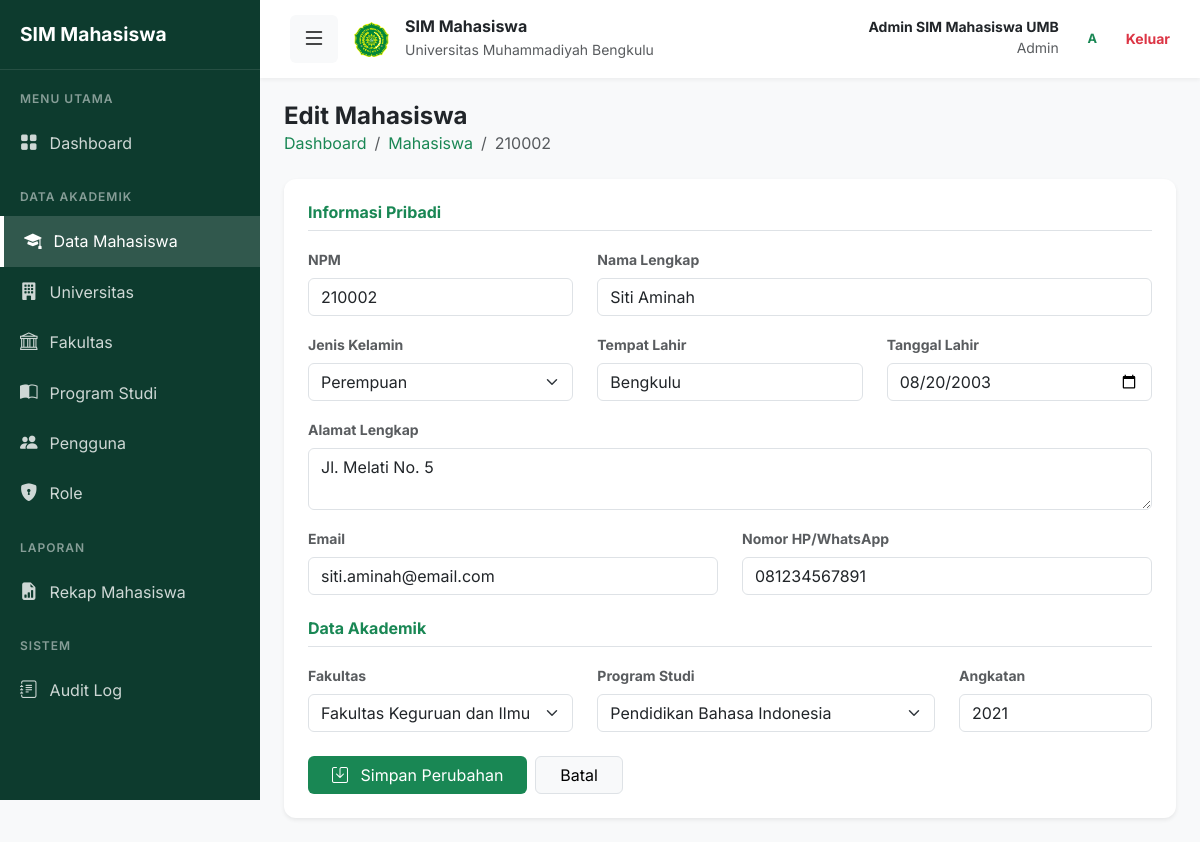
Screenshot of /mahasiswa/edit.php?id=2 (signed in) with the database file from the repository.
### tables this page shows
CREATE TABLE IF NOT EXISTS mahasiswa (
    id INT AUTO_INCREMENT PRIMARY KEY,
    npm VARCHAR(20) NOT NULL UNIQUE,
    nama_mahasiswa VARCHAR(100) NOT NULL,
    jenis_kelamin ENUM('Laki-laki', 'Perempuan') NOT NULL,
    tempat_lahir VARCHAR(100),
    tanggal_lahir DATE,
    alamat TEXT,
    email VARCHAR(100),
    nomor_hp VARCHAR(20),
    prodi_id INT NOT NULL,
    angkatan INT NOT NULL,
    created_at TIMESTAMP DEFAULT CURRENT_TIMESTAMP,
    FOREIGN KEY (prodi_id) REFERENCES program_studi(id) ON DELETE CASCADE
);

CREATE TABLE IF NOT EXISTS fakultas (
    id INT AUTO_INCREMENT PRIMARY KEY,
    universitas_id INT NOT NULL,
    kode_fakultas VARCHAR(20) NOT NULL,
    nama_fakultas VARCHAR(100) NOT NULL,
    created_at TIMESTAMP DEFAULT CURRENT_TIMESTAMP,
    FOREIGN KEY (universitas_id) REFERENCES universitas(id) ON DELETE CASCADE,
    UNIQUE(universitas_id, kode_fakultas)
);

CREATE TABLE IF NOT EXISTS program_studi (
    id INT AUTO_INCREMENT PRIMARY KEY,
    fakultas_id INT NOT NULL,
    kode_prodi VARCHAR(20) NOT NULL,
    nama_prodi VARCHAR(100) NOT NULL,
    jenjang VARCHAR(20) NOT NULL,
    status_prodi ENUM('Aktif', 'Tidak Aktif') DEFAULT 'Aktif',
    created_at TIMESTAMP DEFAULT CURRENT_TIMESTAMP,
    FOREIGN KEY (fakultas_id) REFERENCES fakultas(id) ON DELETE CASCADE,
    UNIQUE(fakultas_id, kode_prodi)
);

### includes/functions.php (called while the page is built, shortened)
<?php
function h($string) {
    return htmlspecialchars($string, ENT_QUOTES, 'UTF-8');
}
?>

### mahasiswa/edit.php (the view, shortened to what this page needs)
<?php
require_once '../config/database.php';
require_once '../includes/functions.php';
$id = $_GET['id'] ?? null;
$stmt = $pdo->prepare("SELECT m.*, f.id as fakultas_id FROM mahasiswa m JOIN program_studi p ON m.prodi_id = p.id JOIN fakultas f ON p.fakultas_id = f.id WHERE m.id = ?");
$stmt->execute([$id]);
$m = $stmt->fetch();
$fakultas = $pdo->query("SELECT id, nama_fakultas FROM fakultas ORDER BY nama_fakultas ASC")->fetchAll();
$prodi = $pdo->query("SELECT id, nama_prodi, fakultas_id FROM program_studi ORDER BY nama_prodi ASC")->fetchAll();
require_once '../includes/header.php';
?>
<div class="mb-4">
    <h4 class="fw-bold text-hijau-tua mb-0">Edit Mahasiswa</h4>
    <nav aria-label="breadcrumb">
        <ol class="breadcrumb small mb-0">
            <li class="breadcrumb-item"><a href="../dashboard.php" class="text-decoration-none text-success">Dashboard</a></li>
            <li class="breadcrumb-item"><a href="index.php" class="text-decoration-none text-success">Mahasiswa</a></li>
            <li class="breadcrumb-item active" aria-current="page"><?= h($m['npm']) ?></li>
        </ol>
    </nav>
</div>
<div class="card card-custom border-0 shadow-sm bg-white">
    <div class="card-body p-4">
        <form action="" method="POST">
            <h6 class="fw-bold mb-3 text-success border-bottom pb-2">Informasi Pribadi</h6>
            <div class="row mb-3">
                <div class="col-md-4">
                    <label class="form-label small fw-bold text-muted">NPM</label>
                    <input type="text" name="npm" class="form-control" value="<?= h($m['npm']) ?>" required>
                </div>
                <div class="col-md-8">
                    <label class="form-label small fw-bold text-muted">Nama Lengkap</label>
                    <input type="text" name="nama_mahasiswa" class="form-control" value="<?= h($m['nama_mahasiswa']) ?>" required>
                </div>
            </div>
            <div class="row mb-3">
                <div class="col-md-4">
                    <label class="form-label small fw-bold text-muted">Jenis Kelamin</label>
                    <select name="jenis_kelamin" class="form-select" required>
                        <option value="Perempuan" <?= $m['jenis_kelamin'] === 'Perempuan' ? 'selected' : '' ?>>Perempuan</option>
                    </select>
                </div>
                <div class="col-md-4">
                    <label class="form-label small fw-bold text-muted">Tempat Lahir</label>
                    <input type="text" name="tempat_lahir" class="form-control" value="<?= h($m['tempat_lahir']) ?>">
                </div>
                <div class="col-md-4">
                    <label class="form-label small fw-bold text-muted">Tanggal Lahir</label>
                    <input type="date" name="tanggal_lahir" class="form-control" value="<?= h($m['tanggal_lahir']) ?>">
                </div>
            </div>
            <div class="mb-3">
                <label class="form-label small fw-bold text-muted">Alamat Lengkap</label>
                <textarea name="alamat" class="form-control" rows="2"><?= h($m['alamat']) ?></textarea>
            </div>
            <div class="row mb-4">
                <div class="col-md-6">
                    <label class="form-label small fw-bold text-muted">Email</label>
                    <input type="email" name="email" class="form-control" value="<?= h($m['email']) ?>">
                </div>
                <div class="col-md-6">
                    <label class="form-label small fw-bold text-muted">Nomor HP/WhatsApp</label>
                    <input type="text" name="nomor_hp" class="form-control" value="<?= h($m['nomor_hp']) ?>">
                </div>
            </div>
            <h6 class="fw-bold mb-3 text-success border-bottom pb-2">Data Akademik</h6>
            <div class="row mb-4">
                <div class="col-md-4">
                    <label class="form-label small fw-bold text-muted">Fakultas</label>
                    <select id="fakultas_id" class="form-select" required>
                        <?php foreach ($fakultas as $f): ?>
                            <option value="<?= $f['id'] ?>" <?= $m['fakultas_id'] == $f['id'] ? 'selected' : '' ?>><?= h($f['nama_fakultas']) ?></option>
                        <?php endforeach; ?>
                    </select>
                </div>
                <div class="col-md-5">
                    <label class="form-label small fw-bold text-muted">Program Studi</label>
                    <select name="prodi_id" id="prodi_id" class="form-select" required>
                        <?php foreach ($prodi as $p): ?>
                            <?php if ($p['fakultas_id'] == $m['fakultas_id']): ?>
                                <option value="<?= $p['id'] ?>" <?= $m['prodi_id'] == $p['id'] ? 'selected' : '' ?>><?= h($p['nama_prodi']) ?></option>
                            <?php endif; ?>
                        <?php endforeach; ?>
                    </select>
                </div>
                <div class="col-md-3">
                    <label class="form-label small fw-bold text-muted">Angkatan</label>
                    <input type="number" name="angkatan" class="form-control" value="<?= h($m['angkatan']) ?>" required>
                </div>
            </div>
            <div class="d-flex gap-2">
                <button type="submit" class="btn btn-hijau px-4">
                    <i class="bi bi-save me-2"></i> Simpan Perubahan
                </button>
                <a href="index.php" class="btn btn-light px-4 border">Batal</a>
            </div>
        </form>
    </div>
</div>
<?php require_once '../includes/footer.php'; ?>

### includes/header.php (style rules this page uses)
:root { --hijau-tua: #0d3b2e; --hijau-mint: #d1e7dd; --hijau-utama: #198754; --bg-konten: #f8f9fa; }
body { font-family: 'Inter', sans-serif; background-color: var(--bg-konten); overflow-x: hidden; }
.btn-hijau { background-color: var(--hijau-utama); color: white; border: none; transition: all 0.2s; }
.card-custom { border: 1px solid #eee; border-radius: 12px; box-shadow: 0 2px 10px rgba(0,0,0,0.02); transition: transform 0.2s; }

### rows the page displays
mahasiswa: npm "210002", nama_mahasiswa "Siti Aminah", jenis_kelamin "Perempuan", tempat_lahir "Bengkulu", tanggal_lahir "08/20/2003", alamat "Jl. Melati No. 5", email "siti.aminah@email.com", nomor_hp "081234567891", prodi_id "Pendidikan Bahasa Indonesia", angkatan "2021"

### other values shown
$_SESSION['nama_lengkap'] "Admin SIM Mahasiswa UMB"
$_SESSION['role_name'] "Admin"
substr($_SESSION['nama_lengkap'], 0, 1) "A"
form field value "Fakultas Keguruan dan Ilmu Pendidikan"
